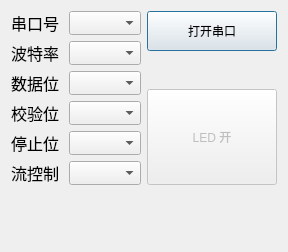
<?xml version="1.0" encoding="UTF-8"?>
<ui version="4.0">
 <class>Dialog</class>
 <widget class="QDialog" name="Dialog">
  <property name="geometry">
   <rect>
    <x>0</x>
    <y>0</y>
    <width>288</width>
    <height>248</height>
   </rect>
  </property>
  <property name="sizePolicy">
   <sizepolicy hsizetype="Maximum" vsizetype="Maximum">
    <horstretch>0</horstretch>
    <verstretch>0</verstretch>
   </sizepolicy>
  </property>
  <property name="windowTitle">
   <string>LED 控制串口 - 信念D力量@QQ：354541796</string>
  </property>
  <property name="autoFillBackground">
   <bool>false</bool>
  </property>
  <layout class="QGridLayout" name="gridLayout_2">
   <item row="0" column="0">
    <layout class="QGridLayout" name="gridLayout">
     <item row="0" column="0">
      <layout class="QHBoxLayout" name="horizontalLayout_2">
       <item>
        <layout class="QHBoxLayout" name="horizontalLayout">
         <property name="sizeConstraint">
          <enum>QLayout::SetMinimumSize</enum>
         </property>
         <item>
          <layout class="QVBoxLayout" name="verticalLayout">
           <item>
            <widget class="QLabel" name="label">
             <property name="font">
              <font>
               <family>黑体</family>
               <pointsize>12</pointsize>
              </font>
             </property>
             <property name="text">
              <string>串口号</string>
             </property>
            </widget>
           </item>
           <item>
            <widget class="QLabel" name="label_2">
             <property name="font">
              <font>
               <family>黑体</family>
               <pointsize>12</pointsize>
              </font>
             </property>
             <property name="text">
              <string>波特率</string>
             </property>
            </widget>
           </item>
           <item>
            <widget class="QLabel" name="label_3">
             <property name="font">
              <font>
               <family>黑体</family>
               <pointsize>12</pointsize>
              </font>
             </property>
             <property name="text">
              <string>数据位</string>
             </property>
            </widget>
           </item>
           <item>
            <widget class="QLabel" name="label_4">
             <property name="font">
              <font>
               <family>黑体</family>
               <pointsize>12</pointsize>
              </font>
             </property>
             <property name="text">
              <string>校验位</string>
             </property>
            </widget>
           </item>
           <item>
            <widget class="QLabel" name="label_5">
             <property name="font">
              <font>
               <family>黑体</family>
               <pointsize>12</pointsize>
              </font>
             </property>
             <property name="text">
              <string>停止位</string>
             </property>
            </widget>
           </item>
           <item>
            <widget class="QLabel" name="label_6">
             <property name="font">
              <font>
               <family>黑体</family>
               <pointsize>12</pointsize>
              </font>
             </property>
             <property name="text">
              <string>流控制</string>
             </property>
            </widget>
           </item>
          </layout>
         </item>
         <item>
          <layout class="QVBoxLayout" name="verticalLayout_2">
           <item>
            <widget class="QComboBox" name="cb_SerialNum">
             <property name="sizePolicy">
              <sizepolicy hsizetype="Preferred" vsizetype="Minimum">
               <horstretch>0</horstretch>
               <verstretch>0</verstretch>
              </sizepolicy>
             </property>
            </widget>
           </item>
           <item>
            <widget class="QComboBox" name="cb_Baud">
             <property name="sizePolicy">
              <sizepolicy hsizetype="Preferred" vsizetype="Minimum">
               <horstretch>0</horstretch>
               <verstretch>0</verstretch>
              </sizepolicy>
             </property>
            </widget>
           </item>
           <item>
            <widget class="QComboBox" name="cb_DataBit">
             <property name="sizePolicy">
              <sizepolicy hsizetype="Preferred" vsizetype="Minimum">
               <horstretch>0</horstretch>
               <verstretch>0</verstretch>
              </sizepolicy>
             </property>
            </widget>
           </item>
           <item>
            <widget class="QComboBox" name="cb_ParipyBit">
             <property name="sizePolicy">
              <sizepolicy hsizetype="Preferred" vsizetype="Minimum">
               <horstretch>0</horstretch>
               <verstretch>0</verstretch>
              </sizepolicy>
             </property>
            </widget>
           </item>
           <item>
            <widget class="QComboBox" name="cb_StopBit">
             <property name="sizePolicy">
              <sizepolicy hsizetype="Preferred" vsizetype="Minimum">
               <horstretch>0</horstretch>
               <verstretch>0</verstretch>
              </sizepolicy>
             </property>
            </widget>
           </item>
           <item>
            <widget class="QComboBox" name="cb_FlowControl">
             <property name="sizePolicy">
              <sizepolicy hsizetype="Preferred" vsizetype="Minimum">
               <horstretch>0</horstretch>
               <verstretch>0</verstretch>
              </sizepolicy>
             </property>
            </widget>
           </item>
          </layout>
         </item>
        </layout>
       </item>
       <item>
        <layout class="QVBoxLayout" name="verticalLayout_3">
         <item>
          <widget class="QPushButton" name="pbtn_openSerial">
           <property name="minimumSize">
            <size>
             <width>0</width>
             <height>40</height>
            </size>
           </property>
           <property name="text">
            <string>打开串口</string>
           </property>
           <property name="checkable">
            <bool>true</bool>
           </property>
          </widget>
         </item>
         <item>
          <spacer name="verticalSpacer">
           <property name="orientation">
            <enum>Qt::Vertical</enum>
           </property>
           <property name="sizeHint" stdset="0">
            <size>
             <width>20</width>
             <height>40</height>
            </size>
           </property>
          </spacer>
         </item>
         <item>
          <widget class="QPushButton" name="pbtn_LEDSwitch">
           <property name="enabled">
            <bool>false</bool>
           </property>
           <property name="sizePolicy">
            <sizepolicy hsizetype="Minimum" vsizetype="Preferred">
             <horstretch>0</horstretch>
             <verstretch>0</verstretch>
            </sizepolicy>
           </property>
           <property name="minimumSize">
            <size>
             <width>0</width>
             <height>96</height>
            </size>
           </property>
           <property name="text">
            <string>LED 开</string>
           </property>
           <property name="checkable">
            <bool>true</bool>
           </property>
          </widget>
         </item>
        </layout>
       </item>
      </layout>
     </item>
     <item row="1" column="0">
      <widget class="QWidget" name="widget_led" native="true">
       <property name="minimumSize">
        <size>
         <width>200</width>
         <height>50</height>
        </size>
       </property>
      </widget>
     </item>
    </layout>
   </item>
  </layout>
 </widget>
 <resources/>
 <connections/>
</ui>
